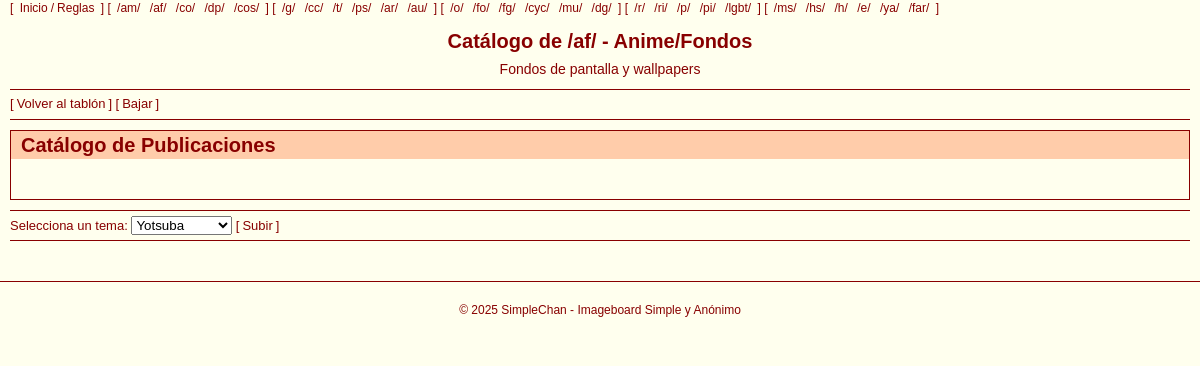
The page /catalog.php?board=af on the database its author committed.
### tables this page shows
CREATE TABLE boards (
    id INT AUTO_INCREMENT PRIMARY KEY,
    name VARCHAR(50) NOT NULL,
    description TEXT NOT NULL,
    created_at TIMESTAMP DEFAULT CURRENT_TIMESTAMP,
    short_id VARCHAR(10) NOT NULL UNIQUE,
    category VARCHAR(50) NOT NULL,
    is_nsfw BOOLEAN DEFAULT FALSE
);

### functions.php (called while the page is built, shortened)
<?php
require_once 'config.php';
function get_board_by_short_id($short_id) {
    global $pdo;
    $stmt = $pdo->prepare("SELECT * FROM boards WHERE BINARY short_id = ? LIMIT 1");
    $stmt->execute([$short_id]);
    return $stmt->fetch(PDO::FETCH_ASSOC);
}
function get_all_boards() {
    global $pdo;
    $stmt = $pdo->query("
        SELECT *, IF(is_nsfw = 1, 'NSFW', '') AS nsfw_label
        FROM boards
        ORDER BY id ASC
    ");
    return $stmt->fetchAll(PDO::FETCH_ASSOC);
}
?>

### catalog.php (the view, shortened to what this page needs)
<?php
require_once 'config.php';
require_once 'functions.php';
class CatalogController {
    private $board;
    public function __construct() {
        $this->initializeBoard();
    }
    private function initializeBoard() {
        $board_name = $_GET['board'] ?? null;
        if ($board_name) {
            $board_name = urldecode(trim($board_name));
            $this->board = get_board_by_short_id($board_name);
        } else {
            $this->handleError('No se especificó un tablón válido.');
        }
    }
    public function getAllBoardsByCategory() {
        $all_boards = get_all_boards();
        $boards_by_category = [];
        foreach ($all_boards as $nav_board) {
            $category = $nav_board['category'] ?? 'Sin categoría';
            if (!isset($boards_by_category[$category])) {
                $boards_by_category[$category] = [];
            }
            $boards_by_category[$category][] = $nav_board;
        }
        return $boards_by_category;
    }
    public function getBoard() {
        return $this->board;
    }
}
class CatalogView {
    private $board;
    private $boards_by_category;
    public function __construct(CatalogController $controller) {
        $this->board = $controller->getBoard();
        $this->boards_by_category = $controller->getAllBoardsByCategory();
    }
    public function render() {
        ?>
        <!DOCTYPE html>
        <html lang="es">
        <head>
            <link rel="stylesheet" href="assets/css/style.css">
            <link rel="stylesheet" href="assets/css/themes.css">
        </head>
        <body id="top">
            <?php $this->renderNavigation(); ?>
            <?php $this->renderHeader(); ?>
            <?php $this->renderMiniMenu(); ?>
            <main class="catalog">
                <?php $this->renderCatalogSection(); ?>
            </main>
            <?php $this->renderThemes(); ?>
            <?php $this->renderFooter(); ?>
        </body>
        </html>
        <?php
    }
    private function renderNavigation() {
        ?>
        <nav>
            <ul>
                [<li>
                    <a href="index.php">Inicio</a>/<a href="reglas.php">Reglas</a>
                </li>]
                <?php foreach ($this->boards_by_category as $category => $boards): ?>
                    [<?php foreach ($boards as $nav_board): ?>
                        <li>
                            <a href="boards.php?board=<?php echo htmlspecialchars($nav_board['short_id']); ?>"
                               title="<?php echo htmlspecialchars($nav_board['name']); ?>">
                               /<?php echo htmlspecialchars($nav_board['short_id']); ?>/
                            </a>
                        </li>
                    <?php endforeach; ?>]
                <?php endforeach; ?>
            </ul>
        </nav>
        <?php
    }
    private function renderHeader() {
        ?>
        <header>
            <h1>Catálogo de /<?php echo htmlspecialchars($this->board['short_id']); ?>/ - <?php echo htmlspecialchars($this->board['name']); ?></h1>
            <p><?php echo htmlspecialchars($this->board['description']); ?></p>
        </header>
        <?php
    }
    private function renderMiniMenu() {
        ?>
        <nav>
            <ul class="mini-menu">
                <li>[<a href="boards.php?board=<?php echo htmlspecialchars($this->board['short_id']); ?>">Volver al tablón</a>]</li>
                <li>[<a href="#footer">Bajar</a>]</li>
            </ul>
        </nav>
        <?php
    }
    private function renderCatalogSection() {
        ?>
        <section>
            <div class="box-outer top-box" id="catalog-threads">
                <div class="box-inner">
                    <div class="boxbar">
                        <h2>Catálogo de Publicaciones</h2>
                    </div>
                    <div class="boxcontent">
                        <div id="c-threads">
                        </div>
                    </div>
                </div>
            </div>
        </section>
        <?php
    }
        ?>
        <?php
    private function renderThemes() {
        ?>
        <nav>
            <ul class="mini-menu">
                <div class="theme-selector">
                    <label for="theme-select">Selecciona un tema:</label>
                    <select id="theme-select" onchange="changeTheme(this.value)">
                        <option value="yotsuba">Yotsuba</option>
                    </select>
                </div>
                <li>[<a href="#top">Subir</a>]</li>
            </ul>
        </nav>
        <?php
    }
    private function renderFooter() {
        ?>
        <footer id="footer">
            <p>&copy; 2025 SimpleChan - Imageboard Simple y Anónimo</p>
        </footer>
        <?php
    }
}
try {
    $controller = new CatalogController();
    $view = new CatalogView($controller);
    $view->render();
} catch (Exception $e) {
    header("Location: 404.php");
    exit;
}
?>

### assets/css/style.css (style rules this page uses)
:root { --primary-color: #800; --primary-hover: #e00; --secondary-color: #008705; --accent-color: #cc1105; --danger-color: #ca2f2f; --success-color: #09780d; --body-bg: #ffe; --body-bg-image: url('../imgs/fade.png'); --content-bg: #fff3f3; --form-bg: #f7e5e5; --reply-bg: #f7e5e5; --input-bg: #fff; --file-bg: #fbf2f2; --button-bg: #f7e5e5; --button-hover-bg: #eed5d5; --boxbar-bg: #fca; --border-color: #800; --border-style: 1px solid var(--border-color); --text-color: #800; --text-light: #800; --link-color: #800; --link-hover: #e00; --boards-text-color: #800; --admin-name-color: red; --placeholder-color: #800; --error-bg: #f6c6c6; --error-border: #ca2f2f; --error-text: #ca2f2f; --success-bg: #aec6ae; --success-border: #09780d; --success-text: #09780d; --danger-bg: #ffcece; --deleted-bg: #ffbfbf; --greentext-color: #228B22; --pinktext-color: #e75480; --spoiler-bg: #1a1a1a; --spoiler-text: #fff; --nsfw-color: red; --scrollbar-track: #2d2d2d; --scrollbar-thumb: #555; --scrollbar-thumb-hover: #666; --font-family: Arial, sans-serif; --font-size-base: 14px; --font-size-small: 12px; --font-size-xs: 9px; --font-size-large: 16px; --font-size-xl: 20px; --font-size-xxl: 23px; --line-height: 1.4; --spacing-xs: 3px; --spacing-sm: 5px; --spacing-md: 10px; --spacing-lg: 15px; --spacing-xl: 20px; --spacing-xxl: 40px; --max-width: 1100px; --border-radius: 3px; --border-radius-md: 6px; --mobile-breakpoint: 600px; --tablet-breakpoint: 768px; --desktop-breakpoint: 1024px; }
* { margin: 0; padding: 0; box-sizing: border-box; scrollbar-width: thin; }
body { font-family: var(--font-family); font-size: var(--font-size-base); line-height: var(--line-height); background: var(--body-bg) var(--body-bg-image) top repeat-x; color: var(--text-color); }
a { color: var(--link-color); text-decoration: none; }
header { text-align: center; padding-top: var(--spacing-md); }
header h1 { font-size: var(--font-size-xl); margin-bottom: var(--spacing-sm); }
nav ul { font-size: var(--font-size-small); list-style: none; display: block; margin: 0 var(--spacing-md); }
nav ul li { display: inline; }
nav ul li a { padding: 0 var(--spacing-xs); }
main { max-width: var(--max-width); margin: 0 auto; }
section h2, .posts h2 { margin-bottom: var(--spacing-lg); font-size: var(--font-size-xl); }
.mini-menu { border-top: var(--border-style); border-bottom: var(--border-style); margin: var(--spacing-md); padding: var(--spacing-sm) 0; }
.mini-menu form, .mini-menu li, .mini-menu div { display: inline-block; font-size: 13px; }
#boards, #popular-threads, #site-stats, #catalog-threads { border: var(--border-style); padding-bottom: var(--spacing-sm); margin-bottom: var(--spacing-md); }
.boxbar { background: var(--boxbar-bg); color: var(--boards-text-color); padding: 0 var(--spacing-md); font-weight: bold; }
#c-threads { display: grid; grid-template-columns: repeat(auto-fill, minmax(180px, 1fr)); gap: var(--spacing-md); padding: var(--spacing-md); justify-items: center; align-items: start; }
footer { text-align: center; padding: var(--spacing-xl); color: var(--text-color); font-size: var(--font-size-small); border-top: var(--border-style); margin-top: var(--spacing-xxl); }
.catalog { max-width:100%; margin: auto var(--spacing-md); }

### rows shown on the page
boards: short "am"
boards: short "af", name "Anime/Fondos", description "Fondos de pantalla y wallpapers"
boards: short "co"
boards: short "dp"
boards: short "cos"
boards: short "g"
boards: short "cc"
boards: short "t"
boards: short "ps"
boards: short "ar"
boards: short "au"
boards: short "o"
boards: short "fo"
boards: short "fg"
boards: short "cyc"
boards: short "mu"
boards: short "dg"
boards: short "r"
boards: short "ri"
boards: short "p"
boards: short "pi"
boards: short "lgbt"
boards: short "ms"
boards: short "hs"
boards: short "h"
boards: short "e"
boards: short "ya"
boards: short "far"
